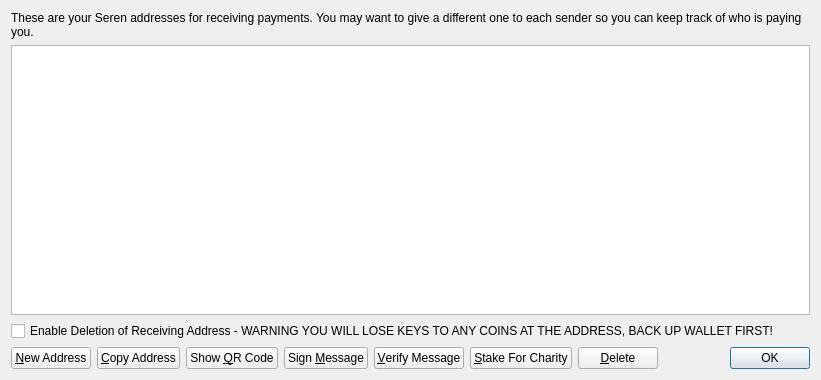
<?xml version="1.0" encoding="UTF-8"?>
<ui version="4.0">
 <class>AddressBookPage</class>
 <widget class="QWidget" name="AddressBookPage">
  <property name="geometry">
   <rect>
    <x>0</x>
    <y>0</y>
    <width>821</width>
    <height>380</height>
   </rect>
  </property>
  <property name="windowTitle">
   <string>Address Book</string>
  </property>
  <layout class="QVBoxLayout" name="verticalLayout">
   <item>
    <widget class="QLabel" name="labelExplanation">
     <property name="text">
      <string>These are your Seren addresses for receiving payments. You may want to give a different one to each sender so you can keep track of who is paying you.</string>
     </property>
     <property name="textFormat">
      <enum>Qt::PlainText</enum>
     </property>
     <property name="wordWrap">
      <bool>true</bool>
     </property>
    </widget>
   </item>
   <item>
    <widget class="QTableView" name="tableView">
     <property name="contextMenuPolicy">
      <enum>Qt::CustomContextMenu</enum>
     </property>
     <property name="toolTip">
      <string>Double-click to edit address or label</string>
     </property>
     <property name="tabKeyNavigation">
      <bool>false</bool>
     </property>
     <property name="alternatingRowColors">
      <bool>true</bool>
     </property>
     <property name="selectionMode">
      <enum>QAbstractItemView::SingleSelection</enum>
     </property>
     <property name="selectionBehavior">
      <enum>QAbstractItemView::SelectRows</enum>
     </property>
     <property name="sortingEnabled">
      <bool>true</bool>
     </property>
     <attribute name="verticalHeaderVisible">
      <bool>false</bool>
     </attribute>
    </widget>
   </item>
   <item>
    <widget class="QCheckBox" name="deleteCheckBox">
     <property name="text">
      <string>Enable Deletion of Receiving Address - WARNING YOU WILL LOSE KEYS TO ANY COINS AT THE ADDRESS, BACK UP WALLET FIRST!</string>
     </property>
    </widget>
   </item>
   <item>
    <layout class="QHBoxLayout" name="horizontalLayout">
     <item>
      <widget class="QPushButton" name="newAddressButton">
       <property name="toolTip">
        <string>Create a new address</string>
       </property>
       <property name="text">
        <string>&amp;New Address</string>
       </property>
       <property name="icon">
        <iconset resource="../bitcoin.qrc">
         <normaloff>:/icons/add</normaloff>:/icons/add</iconset>
       </property>
      </widget>
     </item>
     <item>
      <widget class="QPushButton" name="copyToClipboard">
       <property name="toolTip">
        <string>Copy the currently selected address to the system clipboard</string>
       </property>
       <property name="text">
        <string>&amp;Copy Address</string>
       </property>
       <property name="icon">
        <iconset resource="../bitcoin.qrc">
         <normaloff>:/icons/editcopy</normaloff>:/icons/editcopy</iconset>
       </property>
      </widget>
     </item>
     <item>
      <widget class="QPushButton" name="showQRCode">
       <property name="text">
        <string>Show &amp;QR Code</string>
       </property>
       <property name="icon">
        <iconset resource="../bitcoin.qrc">
         <normaloff>:/icons/qrcode</normaloff>:/icons/qrcode</iconset>
       </property>
      </widget>
     </item>
     <item>
      <widget class="QPushButton" name="signMessage">
       <property name="toolTip">
        <string>Sign a message to prove you own a Seren address</string>
       </property>
       <property name="text">
        <string>Sign &amp;Message</string>
       </property>
       <property name="icon">
        <iconset resource="../bitcoin.qrc">
         <normaloff>:/icons/edit</normaloff>:/icons/edit</iconset>
       </property>
      </widget>
     </item>
     <item>
      <widget class="QPushButton" name="verifyMessage">
       <property name="toolTip">
        <string>Verify a message to ensure it was signed with a specified Seren address</string>
       </property>
       <property name="text">
        <string>&amp;Verify Message</string>
       </property>
       <property name="icon">
        <iconset resource="../bitcoin.qrc">
         <normaloff>:/icons/transaction_0</normaloff>:/icons/transaction_0</iconset>
       </property>
      </widget>
     </item>
     <item>
      <widget class="QPushButton" name="stakeForCharityPushButton">
       <property name="toolTip">
        <string>Send a percentage of stake to a specified Seren address</string>
       </property>
       <property name="text">
        <string>&amp;Stake For Charity</string>
       </property>
       <property name="icon">
        <iconset resource="../bitcoin.qrc">
         <normaloff>:/icons/send</normaloff>:/icons/send</iconset>
       </property>
      </widget>
     </item>
     <item>
      <widget class="QPushButton" name="deleteButton">
       <property name="toolTip">
        <string>Delete the currently selected address from the list</string>
       </property>
       <property name="text">
        <string>&amp;Delete</string>
       </property>
       <property name="icon">
        <iconset resource="../bitcoin.qrc">
         <normaloff>:/icons/remove</normaloff>:/icons/remove</iconset>
       </property>
      </widget>
     </item>
     <item>
      <spacer name="horizontalSpacer">
       <property name="orientation">
        <enum>Qt::Horizontal</enum>
       </property>
       <property name="sizeHint" stdset="0">
        <size>
         <width>40</width>
         <height>20</height>
        </size>
       </property>
      </spacer>
     </item>
     <item>
      <widget class="QDialogButtonBox" name="buttonBox">
       <property name="sizePolicy">
        <sizepolicy hsizetype="Maximum" vsizetype="Fixed">
         <horstretch>0</horstretch>
         <verstretch>0</verstretch>
        </sizepolicy>
       </property>
       <property name="standardButtons">
        <set>QDialogButtonBox::Ok</set>
       </property>
      </widget>
     </item>
    </layout>
   </item>
  </layout>
 </widget>
 <resources>
  <include location="../bitcoin.qrc"/>
 </resources>
 <connections/>
</ui>
